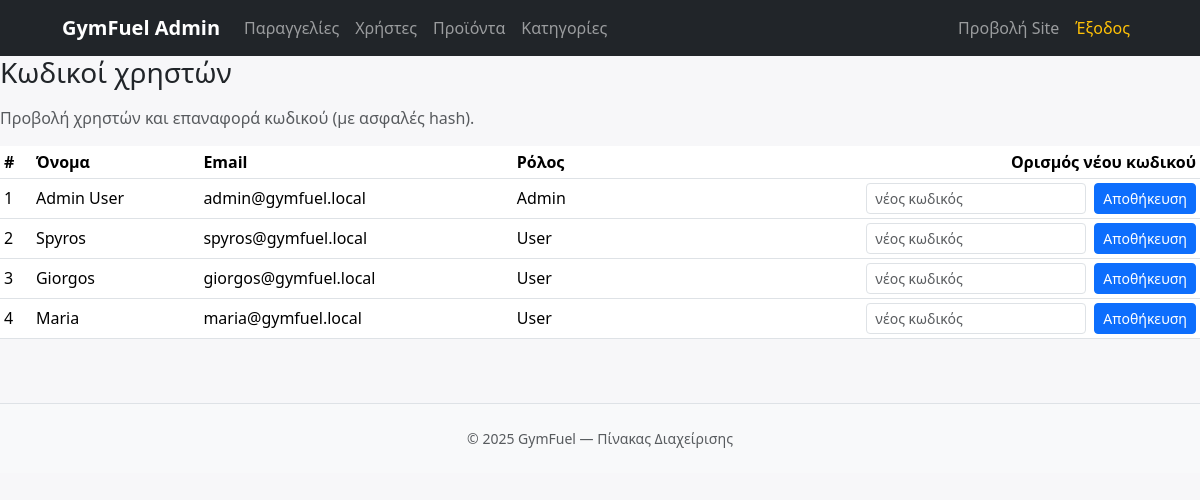
The page /users_credentials.php (signed in) on the database its author committed.
### tables this page shows
CREATE TABLE `users` (
  `id` int(11) NOT NULL,
  `name` varchar(100) NOT NULL,
  `full_name` varchar(100) DEFAULT NULL,
  `email` varchar(100) NOT NULL,
  `address` varchar(255) DEFAULT NULL,
  `password` varchar(255) NOT NULL,
  `is_admin` tinyint(1) NOT NULL DEFAULT 0,
  `role` enum('user','admin') DEFAULT 'user',
  `created_at` timestamp NOT NULL DEFAULT current_timestamp()
);

### users_credentials.php (the view, shortened to what this page needs)
<?php
require __DIR__ . '/../db.php';
$users = $pdo->query("SELECT id, name, email, is_admin FROM users ORDER BY is_admin DESC, id")->fetchAll(PDO::FETCH_ASSOC);
include __DIR__ . '/../header.php';
?>
<h3 class="mb-3">Κωδικοί χρηστών</h3>
<p class="text-muted">Προβολή χρηστών και επαναφορά κωδικού (με ασφαλές hash).</p>
<div class="table-responsive">
  <table class="table table-sm align-middle">
    <thead>
      <tr><th>#</th><th>Όνομα</th><th>Email</th><th>Ρόλος</th><th class="text-end">Ορισμός νέου κωδικού</th></tr>
    </thead>
    <tbody>
      <?php foreach($users as $u): ?>
        <tr>
          <td><?= (int)$u['id'] ?></td>
          <td><?= htmlspecialchars($u['name']) ?></td>
          <td><?= htmlspecialchars($u['email']) ?></td>
          <td><?= ((int)$u['is_admin']===1)?'Admin':'User' ?></td>
          <td class="text-end">
            <form method="post" class="d-inline-flex gap-2">
              <input type="password" name="new_pass" class="form-control form-control-sm" placeholder="νέος κωδικός" required>
              <button class="btn btn-primary btn-sm">Αποθήκευση</button>
            </form>
          </td>
        </tr>
      <?php endforeach; ?>
    </tbody>
  </table>
</div>
<?php include __DIR__ . '/../footer.php'; ?>

### header.php (style rules this page uses)
body { background:#f7f7f9; }

### rows shown on the page
users: id "1", name "Admin User", email "admin@gymfuel.local", is_admin "Admin"
users: id "2", name "Spyros", email "spyros@gymfuel.local", is_admin "User"
users: id "3", name "Giorgos", email "giorgos@gymfuel.local", is_admin "User"
users: id "4", name "Maria", email "maria@gymfuel.local", is_admin "User"
